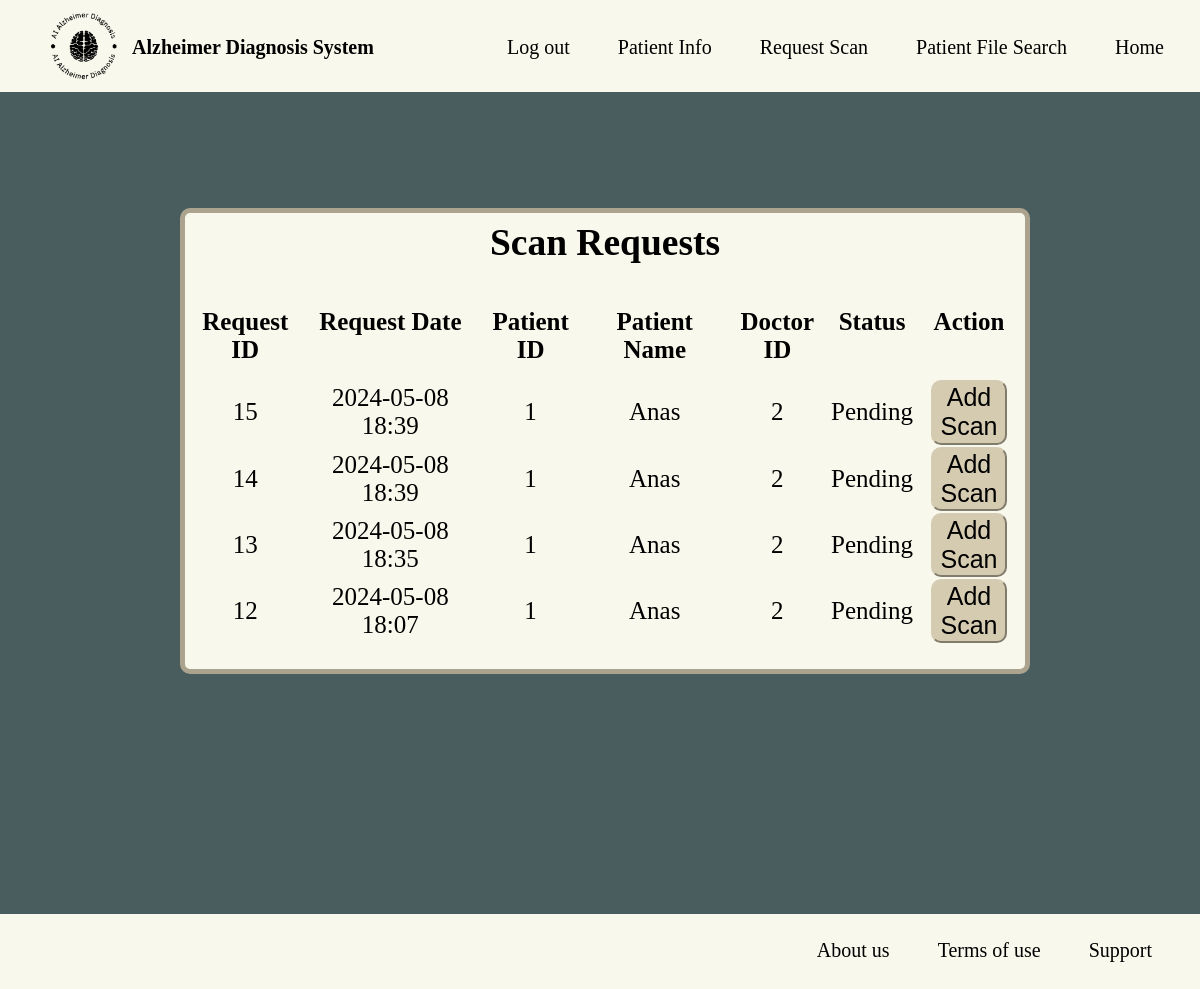
/request_list (signed in), run on an earlier commit of the app's database.
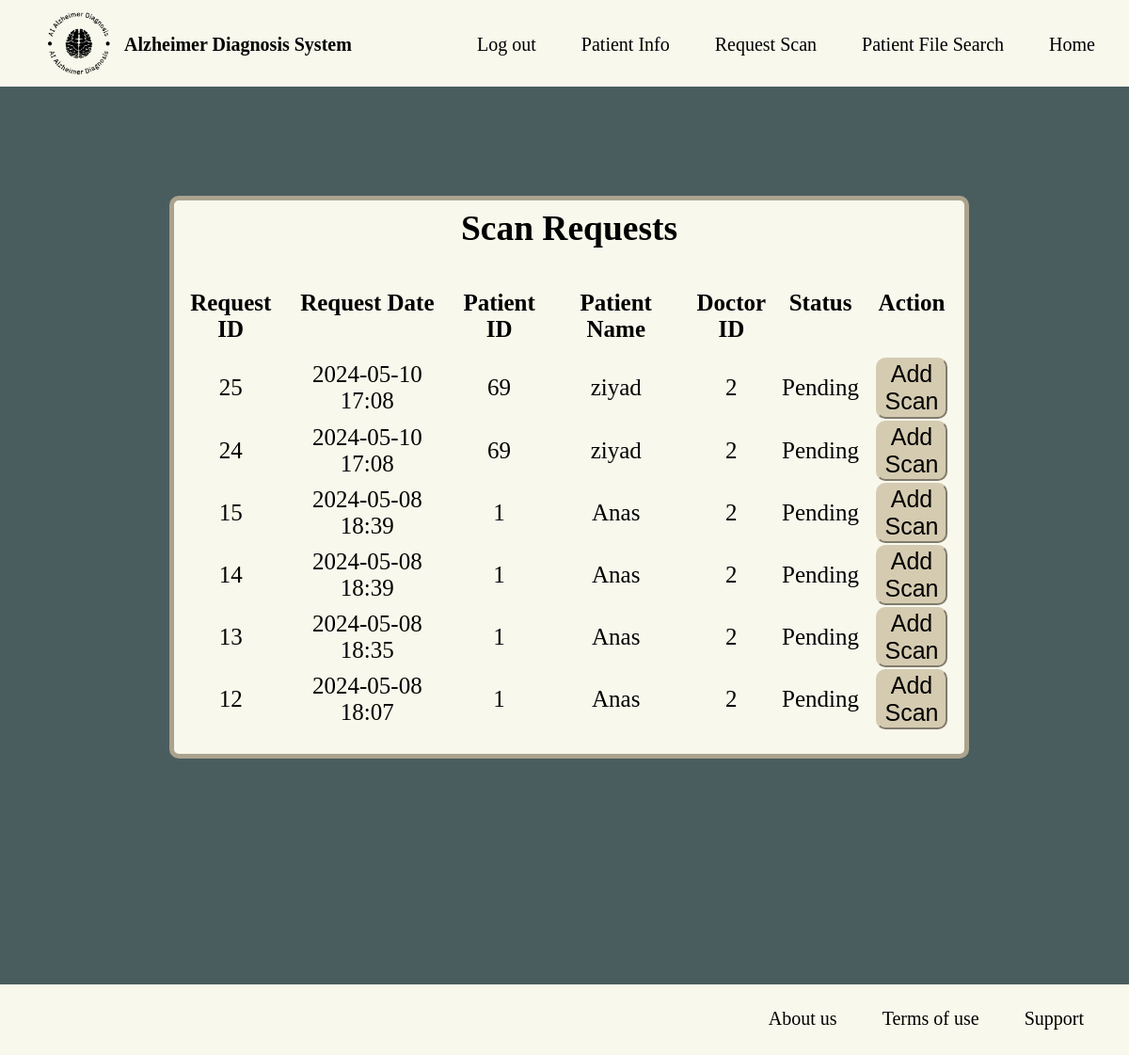
And on a later commit of the database.
### gp/models.py (models this page shows, shortened)
class ScanRequest(db.Model):
    __tablename__ = "scan_requests"
    id = db.Column(db.Integer, primary_key=True)
    scan_date = db.Column(db.DateTime, nullable=False, default=get_ksa_time)
    patient_id = db.Column(db.String(32), db.ForeignKey('patient_info.patient_id'), nullable=False)
    doctor_id = db.Column(db.Integer, db.ForeignKey('doctors.id'))
    requests = db.Column(db.Boolean, default=False, nullable=False)

class PatientInfo(db.Model):
    __tablename__ = "patient_info"
    id = db.Column(db.Integer, primary_key=True)
    username = db.Column(db.String(32), index=True)
    patient_id = db.Column(db.String(32), unique=True, index=True)
    age = db.Column(db.String(32))
    gender = db.Column(db.String(32))
    patients = db.relationship('Patient', backref='patient_info', lazy=True)
    patient_request = db.relationship('ScanRequest', backref='patient_info', lazy=True)

### gp/doctors/views.py (the view)
@doctors.route("/request_list")
@login_required
def request_list():
    requests = db.session.query(ScanRequest, PatientInfo) \
        .join(PatientInfo, ScanRequest.patient_id == PatientInfo.patient_id) \
        .filter(ScanRequest.requests == False) \
        .order_by(ScanRequest.scan_date.desc()) \
        .all()
    forms = {request.ScanRequest.id: SubmitRequestForm() for request in requests}
    return render_template("request_list.html", requests=requests, forms=forms)

### gp/models.py (called while the page is built)
@login_manager.user_loader
def load_user(user_id):
    return Doctor.query.get(int(user_id))

### gp/templates/request_list.html (shortened to what this page needs)
{% extends "base.html" %}
{% block content %}
<br>
<div class="rectangleRs">
    <div class="container">
        <h2>Scan Requests</h2>
        <table class="table table-striped">
            <thead>
                <tr>
                    <th>Request ID</th>
                    <th>Request Date</th>
                    <th>Patient ID</th>
                    <th>Patient Name</th>
                    <th>Doctor ID</th>
                    <th>Status</th>
                    <th>Action</th>
                </tr>
            </thead>
            <tbody>
                {% for request, patient_info in requests %}
                <tr>
                    <td>{{ request.id }}</td>
                    <td>{{ request.scan_date.strftime('%Y-%m-%d %H:%M') }}</td>
                    <td>{{ request.patient_id }}</td>
                    <td>{{ patient_info.username }}</td>
                    <td>{{ request.doctor_id }}</td>
                    <td>{{ 'Pending' if not request.requests else 'Completed' }}</td>
                    <td>
                        <form action="{{ url_for('patients.add_patient') }}" method="GET">
                            <button type="submit" class="btn btn-primary">Add Scan</button>
                        </form>
                    </td>
                </tr>
                {% endfor %}
            </tbody>
        </table>
    </div>
</div>
{% endblock %}

What changed in the data, as far as the page shows it:
added ScanRequest: id "25", scan_date "2024-05-10 17:08", patient_id "69", username "ziyad", doctor_id "2", requests "Pending"
added ScanRequest: id "24", scan_date "2024-05-10 17:08", patient_id "69", username "ziyad", doctor_id "2", requests "Pending"
